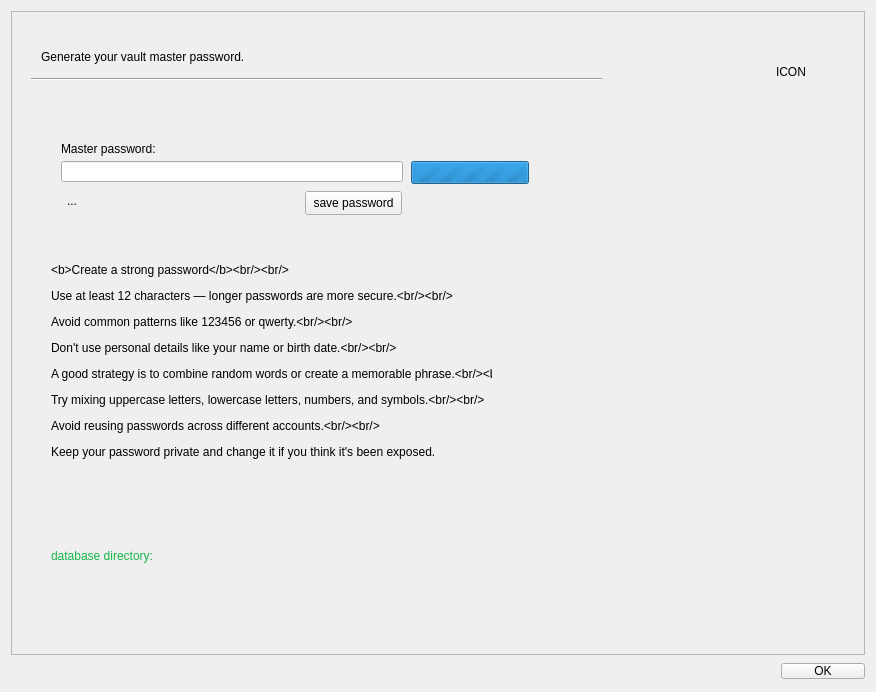
<?xml version="1.0" encoding="UTF-8"?>
<ui version="4.0">
 <class>Form</class>
 <widget class="QWidget" name="Form">
  <property name="geometry">
   <rect>
    <x>0</x>
    <y>0</y>
    <width>876</width>
    <height>692</height>
   </rect>
  </property>
  <property name="windowTitle">
   <string>Register password - Hashed Maze</string>
  </property>
  <layout class="QGridLayout" name="gridLayout">
   <item row="0" column="0">
    <widget class="QFrame" name="frame">
     <property name="minimumSize">
      <size>
       <width>0</width>
       <height>565</height>
      </size>
     </property>
     <property name="frameShape">
      <enum>QFrame::Shape::StyledPanel</enum>
     </property>
     <property name="frameShadow">
      <enum>QFrame::Shadow::Raised</enum>
     </property>
     <widget class="QLabel" name="label">
      <property name="geometry">
       <rect>
        <x>50</x>
        <y>130</y>
        <width>151</width>
        <height>16</height>
       </rect>
      </property>
      <property name="text">
       <string>Master password:</string>
      </property>
     </widget>
     <widget class="QLineEdit" name="edtMasterPass">
      <property name="geometry">
       <rect>
        <x>50</x>
        <y>150</y>
        <width>342</width>
        <height>21</height>
       </rect>
      </property>
      <property name="echoMode">
       <enum>QLineEdit::EchoMode::Password</enum>
      </property>
     </widget>
     <widget class="QPushButton" name="btnAddMasterPass">
      <property name="geometry">
       <rect>
        <x>294</x>
        <y>180</y>
        <width>97</width>
        <height>24</height>
       </rect>
      </property>
      <property name="text">
       <string>save password</string>
      </property>
     </widget>
     <widget class="QLabel" name="lblCaptionOpenTextFile_3">
      <property name="geometry">
       <rect>
        <x>30</x>
        <y>39</y>
        <width>281</width>
        <height>22</height>
       </rect>
      </property>
      <property name="text">
       <string>Generate your vault master password.</string>
      </property>
      <property name="alignment">
       <set>Qt::AlignmentFlag::AlignLeading|Qt::AlignmentFlag::AlignLeft|Qt::AlignmentFlag::AlignTop</set>
      </property>
     </widget>
     <widget class="QLabel" name="lblIconUUID">
      <property name="geometry">
       <rect>
        <x>765</x>
        <y>20</y>
        <width>80</width>
        <height>81</height>
       </rect>
      </property>
      <property name="text">
       <string>ICON</string>
      </property>
     </widget>
     <widget class="Line" name="line_4">
      <property name="geometry">
       <rect>
        <x>20</x>
        <y>60</y>
        <width>571</width>
        <height>16</height>
       </rect>
      </property>
      <property name="orientation">
       <enum>Qt::Orientation::Horizontal</enum>
      </property>
     </widget>
     <widget class="QLabel" name="lblMsg">
      <property name="geometry">
       <rect>
        <x>56</x>
        <y>182</y>
        <width>232</width>
        <height>16</height>
       </rect>
      </property>
      <property name="text">
       <string>...</string>
      </property>
     </widget>
     <widget class="QProgressBar" name="pBar">
      <property name="geometry">
       <rect>
        <x>400</x>
        <y>150</y>
        <width>118</width>
        <height>23</height>
       </rect>
      </property>
      <property name="maximum">
       <number>0</number>
      </property>
      <property name="value">
       <number>-1</number>
      </property>
     </widget>
     <widget class="QLabel" name="lblInstructions">
      <property name="geometry">
       <rect>
        <x>40</x>
        <y>230</y>
        <width>441</width>
        <height>240</height>
       </rect>
      </property>
      <property name="text">
       <string>&lt;html&gt;&lt;head/&gt;&lt;body&gt;&lt;p&gt;&amp;lt;b&amp;gt;Create a strong password&amp;lt;/b&amp;gt;&amp;lt;br/&amp;gt;&amp;lt;br/&amp;gt;&lt;/p&gt;&lt;p&gt;Use at least 12 characters — longer passwords are more secure.&amp;lt;br/&amp;gt;&amp;lt;br/&amp;gt;&lt;/p&gt;&lt;p&gt;Avoid common patterns like 123456 or qwerty.&amp;lt;br/&amp;gt;&amp;lt;br/&amp;gt;&lt;/p&gt;&lt;p&gt;Don't use personal details like your name or birth date.&amp;lt;br/&amp;gt;&amp;lt;br/&amp;gt;&lt;/p&gt;&lt;p&gt;A good strategy is to combine random words or create a memorable phrase.&amp;lt;br/&amp;gt;&amp;lt;br/&amp;gt;&lt;/p&gt;&lt;p&gt;Try mixing uppercase letters, lowercase letters, numbers, and symbols.&amp;lt;br/&amp;gt;&amp;lt;br/&amp;gt;&lt;/p&gt;&lt;p&gt;Avoid reusing passwords across different accounts.&amp;lt;br/&amp;gt;&amp;lt;br/&amp;gt;&lt;/p&gt;&lt;p&gt;Keep your password private and change it if you think it's been exposed.&lt;/p&gt;&lt;/body&gt;&lt;/html&gt;</string>
      </property>
      <property name="textFormat">
       <enum>Qt::TextFormat::RichText</enum>
      </property>
      <property name="wordWrap">
       <bool>false</bool>
      </property>
     </widget>
     <widget class="QLabel" name="lblCFGDatabaseDirectory">
      <property name="geometry">
       <rect>
        <x>40</x>
        <y>535</y>
        <width>781</width>
        <height>20</height>
       </rect>
      </property>
      <property name="styleSheet">
       <string notr="true">QLabel{
	color:rgb(20, 182, 71)
}</string>
      </property>
      <property name="text">
       <string>database directory:</string>
      </property>
     </widget>
    </widget>
   </item>
   <item row="1" column="0">
    <layout class="QHBoxLayout" name="horizontalLayout_2">
     <item>
      <spacer name="horizontalSpacer">
       <property name="orientation">
        <enum>Qt::Orientation::Horizontal</enum>
       </property>
       <property name="sizeHint" stdset="0">
        <size>
         <width>40</width>
         <height>20</height>
        </size>
       </property>
      </spacer>
     </item>
     <item>
      <widget class="QPushButton" name="btnOk">
       <property name="styleSheet">
        <string notr="true">QPushButton {
    padding: 0 32px;
}</string>
       </property>
       <property name="text">
        <string>OK</string>
       </property>
      </widget>
     </item>
    </layout>
   </item>
  </layout>
 </widget>
 <resources/>
 <connections/>
</ui>
